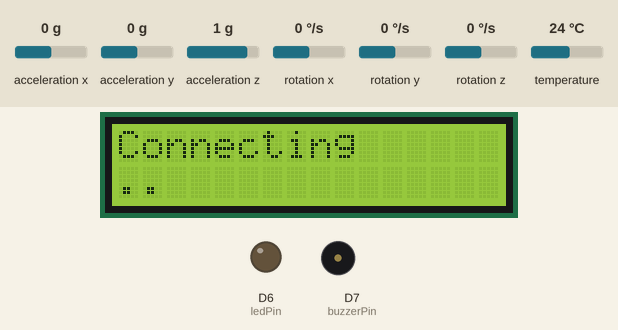
The sketch below on a simulated ESP8266 (NodeMCU). Shown: 16×2 character LCD, output pins drawn as LEDs (lit = HIGH), buzzer (waves = sounding, pin HIGH). The inputs (shaded band) are chosen by the test bench; at power-on: acceleration x 0 g, acceleration y 0 g, acceleration z 1 g, rotation x 0 °/s, rotation y 0 °/s, rotation z 0 °/s, temperature 24 °C. WiFi joins after 1.5 s; servers stay silent unless stated; what the sketch prints to the serial monitor is not drawn.

Above: at 1.1 s.
At 1.6 s:
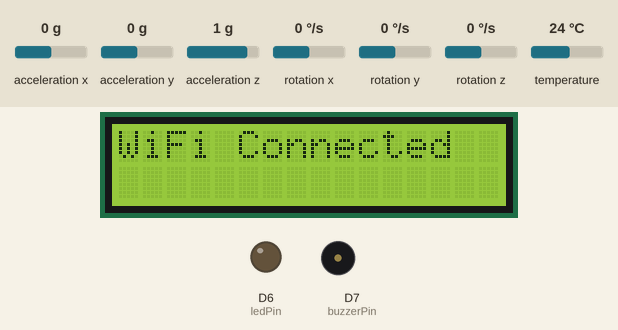
At 4.7 s:
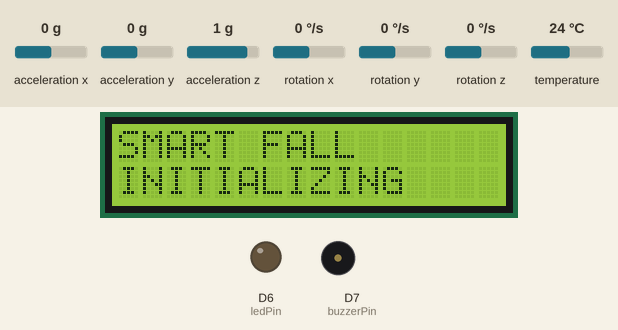
At 5.7 s:
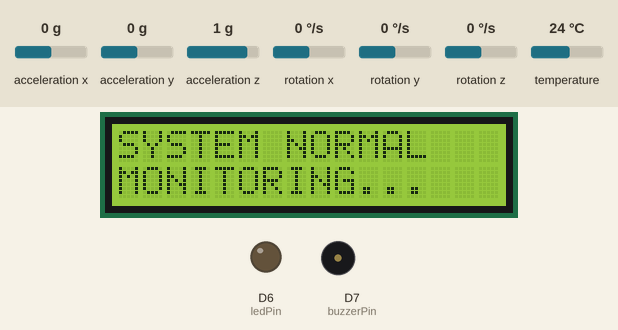

The sketch:

smartfalldetection.ino.ino
```cpp
#include <Wire.h>
#include <Adafruit_MPU6050.h>
#include <Adafruit_Sensor.h>
#include <LiquidCrystal_I2C.h>
#include <ESP8266WiFi.h>

// WiFi Credentials
const char* ssid = "YOUR_WIFI_NAME";
const char* password = "YOUR_WIFI_PASSWORD";

Adafruit_MPU6050 mpu;
LiquidCrystal_I2C lcd(0x27, 16, 2);

// NodeMCU ESP8266 Pins
const int ledPin = D6;       // GPIO12
const int buzzerPin = D7;    // GPIO13

// Fall Detection Thresholds
const float FREE_FALL = 5.0;   // m/s²
const float IMPACT = 25.0;     // m/s²

bool waitingForImpact = false;
unsigned long fallTimer = 0;

void setup() {
  Serial.begin(115200);

  // Initialize I2C and LCD first
  Wire.begin(D1, D2);
  lcd.init();
  lcd.backlight();

  // Connect to WiFi
  WiFi.begin(ssid, password);

lcd.clear();
lcd.setCursor(0, 0);
lcd.print("Connecting");
lcd.setCursor(0, 1);

unsigned long wifiStart = millis();

while (WiFi.status() != WL_CONNECTED &&
       millis() - wifiStart < 15000) {
  delay(500);
  Serial.print(".");
  lcd.print(".");
}

if (WiFi.status() == WL_CONNECTED) {
  Serial.println();
  Serial.println("WiFi Connected!");
  Serial.print("IP Address: ");
  Serial.println(WiFi.localIP());

  lcd.clear();
  lcd.setCursor(0, 0);
  lcd.print("WiFi Connected");
  delay(1500);
} else {
  Serial.println();
  Serial.println("WiFi unavailable");

  lcd.clear();
  lcd.setCursor(0, 0);
  lcd.print("WiFi unavailable");
  delay(1500);
}

lcd.clear();

Serial.println();
Serial.println("WiFi Connected!");
Serial.print("IP Address: ");
Serial.println(WiFi.localIP());

lcd.clear();
lcd.setCursor(0, 0);
lcd.print("WiFi Connected");
delay(1500);
lcd.clear();

  pinMode(ledPin, OUTPUT);
  pinMode(buzzerPin, OUTPUT);

  // ESP8266 I2C
 // SDA = D1, SCL = D2

  lcd.setCursor(0, 0);
  lcd.print("SMART FALL");
  lcd.setCursor(0, 1);
  lcd.print("INITIALIZING");

  if (!mpu.begin()) {
    lcd.clear();
    lcd.print("MPU NOT FOUND");

    while (1) {
      digitalWrite(ledPin, HIGH);
      digitalWrite(buzzerPin, HIGH);
      delay(300);
      digitalWrite(ledPin, LOW);
      digitalWrite(buzzerPin, LOW);
      delay(300);
    }
  }

  mpu.setAccelerometerRange(MPU6050_RANGE_8_G);
  mpu.setGyroRange(MPU6050_RANGE_500_DEG);
  mpu.setFilterBandwidth(MPU6050_BAND_21_HZ);

  delay(1000);
  lcd.clear();
}

void loop() {

  sensors_event_t a, g, temp;

  mpu.getEvent(&a, &g, &temp);

  float totalAccel = sqrt(
    a.acceleration.x * a.acceleration.x +
    a.acceleration.y * a.acceleration.y +
    a.acceleration.z * a.acceleration.z
  );

  Serial.print("Acceleration: ");
  Serial.println(totalAccel);

  // Detect free fall
  if (totalAccel < FREE_FALL && !waitingForImpact) {
    waitingForImpact = true;
    fallTimer = millis();
  }

  // Detect impact
  if (waitingForImpact) {

    if (totalAccel > IMPACT) {

      digitalWrite(ledPin, HIGH);
      digitalWrite(buzzerPin, HIGH);

      lcd.clear();
      lcd.setCursor(0, 0);
      lcd.print("FALL DETECTED");
      lcd.setCursor(0, 1);
      lcd.print("HELP NEEDED!");

      delay(5000);

      digitalWrite(ledPin, LOW);
      digitalWrite(buzzerPin, LOW);

      waitingForImpact = false;
    }

    if (millis() - fallTimer > 1500) {
      waitingForImpact = false;
    }
  }

  if (!waitingForImpact) {
    lcd.setCursor(0, 0);
    lcd.print("SYSTEM NORMAL ");
    lcd.setCursor(0, 1);
    lcd.print("MONITORING... ");
  }

  delay(100);
}
```

Measured:
- what the display in image 0 shows lasts 0.5 s, from 1.1 s to 1.6 s
- what the display in image 1 shows lasts 3.0 s, from 1.6 s to 4.6 s
- what the display in image 2 shows lasts 1.1 s, from 4.6 s to 5.7 s
